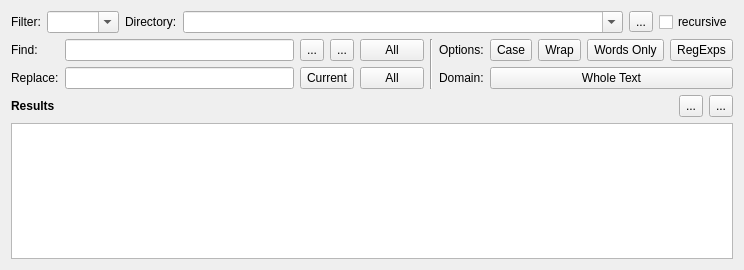
<?xml version="1.0" encoding="UTF-8"?>
<ui version="4.0">
 <class>Search</class>
 <widget class="QWidget" name="Search">
  <property name="geometry">
   <rect>
    <x>0</x>
    <y>0</y>
    <width>744</width>
    <height>270</height>
   </rect>
  </property>
  <property name="sizePolicy">
   <sizepolicy hsizetype="Preferred" vsizetype="Expanding">
    <horstretch>0</horstretch>
    <verstretch>0</verstretch>
   </sizepolicy>
  </property>
  <property name="minimumSize">
   <size>
    <width>0</width>
    <height>160</height>
   </size>
  </property>
  <property name="windowTitle">
   <string comment="windowtitle search replace">Search and Replace</string>
  </property>
  <layout class="QVBoxLayout" name="verticalLayout">
   <item>
    <layout class="QHBoxLayout" name="extensionLayout">
     <item>
      <widget class="QLabel" name="lbFilter">
       <property name="text">
        <string comment="label search file filter">Filter:</string>
       </property>
      </widget>
     </item>
     <item>
      <widget class="QComboBox" name="cbFilter">
       <property name="editable">
        <bool>true</bool>
       </property>
      </widget>
     </item>
     <item>
      <widget class="QLabel" name="lbDirectory">
       <property name="text">
        <string comment="label search directory">Directory:</string>
       </property>
      </widget>
     </item>
     <item>
      <widget class="QComboBox" name="cbDirectory">
       <property name="sizePolicy">
        <sizepolicy hsizetype="Expanding" vsizetype="Fixed">
         <horstretch>0</horstretch>
         <verstretch>0</verstretch>
        </sizepolicy>
       </property>
       <property name="editable">
        <bool>true</bool>
       </property>
      </widget>
     </item>
     <item>
      <widget class="QToolButton" name="tbDirectory">
       <property name="text">
        <string comment="button browse search directory">...</string>
       </property>
      </widget>
     </item>
     <item>
      <widget class="QCheckBox" name="cbRecursive">
       <property name="text">
        <string comment="checkbox recursive search">recursive</string>
       </property>
      </widget>
     </item>
    </layout>
   </item>
   <item>
    <layout class="QHBoxLayout" name="horizontalLayout">
     <item>
      <layout class="QGridLayout" name="gridLayout">
       <item row="0" column="0">
        <widget class="QLabel" name="label">
         <property name="minimumSize">
          <size>
           <width>0</width>
           <height>22</height>
          </size>
         </property>
         <property name="text">
          <string comment="label find">Find:</string>
         </property>
        </widget>
       </item>
       <item row="0" column="1">
        <widget class="ClearLineEdit" name="leFind">
         <property name="sizePolicy">
          <sizepolicy hsizetype="Expanding" vsizetype="Fixed">
           <horstretch>0</horstretch>
           <verstretch>0</verstretch>
          </sizepolicy>
         </property>
         <property name="minimumSize">
          <size>
           <width>0</width>
           <height>22</height>
          </size>
         </property>
        </widget>
       </item>
       <item row="0" column="2">
        <widget class="QToolButton" name="tbFindPrev">
         <property name="minimumSize">
          <size>
           <width>0</width>
           <height>22</height>
          </size>
         </property>
         <property name="toolTip">
          <string comment="toolTip button search back">Search back</string>
         </property>
         <property name="text">
          <string>...</string>
         </property>
         <property name="icon">
          <iconset resource="../ressources.qrc">
           <normaloff>:/images/backward.png</normaloff>:/images/backward.png</iconset>
         </property>
        </widget>
       </item>
       <item row="0" column="3">
        <widget class="QToolButton" name="tbFindNext">
         <property name="minimumSize">
          <size>
           <width>0</width>
           <height>22</height>
          </size>
         </property>
         <property name="toolTip">
          <string comment="toolTip button search forward">Search forward</string>
         </property>
         <property name="text">
          <string>...</string>
         </property>
         <property name="icon">
          <iconset resource="../ressources.qrc">
           <normaloff>:/images/forward.png</normaloff>:/images/forward.png</iconset>
         </property>
        </widget>
       </item>
       <item row="0" column="4">
        <widget class="QToolButton" name="tbSearchAll">
         <property name="sizePolicy">
          <sizepolicy hsizetype="Fixed" vsizetype="Preferred">
           <horstretch>0</horstretch>
           <verstretch>0</verstretch>
          </sizepolicy>
         </property>
         <property name="minimumSize">
          <size>
           <width>64</width>
           <height>22</height>
          </size>
         </property>
         <property name="toolTip">
          <string comment="toolTip button search all">Search all</string>
         </property>
         <property name="text">
          <string comment="button search back">All</string>
         </property>
        </widget>
       </item>
       <item row="1" column="0">
        <widget class="QLabel" name="label_2">
         <property name="minimumSize">
          <size>
           <width>0</width>
           <height>22</height>
          </size>
         </property>
         <property name="text">
          <string comment="label replace">Replace:</string>
         </property>
        </widget>
       </item>
       <item row="1" column="1">
        <widget class="ClearLineEdit" name="leReplace">
         <property name="sizePolicy">
          <sizepolicy hsizetype="Expanding" vsizetype="Fixed">
           <horstretch>0</horstretch>
           <verstretch>0</verstretch>
          </sizepolicy>
         </property>
         <property name="minimumSize">
          <size>
           <width>0</width>
           <height>22</height>
          </size>
         </property>
        </widget>
       </item>
       <item row="1" column="2" colspan="2">
        <widget class="QToolButton" name="tbReplace">
         <property name="sizePolicy">
          <sizepolicy hsizetype="Maximum" vsizetype="Preferred">
           <horstretch>0</horstretch>
           <verstretch>0</verstretch>
          </sizepolicy>
         </property>
         <property name="minimumSize">
          <size>
           <width>32</width>
           <height>22</height>
          </size>
         </property>
         <property name="toolTip">
          <string comment="toolTip button replace current selection">Replace current selection</string>
         </property>
         <property name="text">
          <string comment="button replace current selection">Current</string>
         </property>
        </widget>
       </item>
       <item row="1" column="4">
        <widget class="QToolButton" name="tbReplaceAll">
         <property name="sizePolicy">
          <sizepolicy hsizetype="Fixed" vsizetype="Preferred">
           <horstretch>0</horstretch>
           <verstretch>0</verstretch>
          </sizepolicy>
         </property>
         <property name="minimumSize">
          <size>
           <width>64</width>
           <height>22</height>
          </size>
         </property>
         <property name="maximumSize">
          <size>
           <width>16777215</width>
           <height>16777215</height>
          </size>
         </property>
         <property name="toolTip">
          <string comment="toolTip button replace all">Replace all</string>
         </property>
         <property name="text">
          <string comment="toolTip button replace all">All</string>
         </property>
        </widget>
       </item>
      </layout>
     </item>
     <item>
      <widget class="Line" name="line">
       <property name="orientation">
        <enum>Qt::Vertical</enum>
       </property>
      </widget>
     </item>
     <item>
      <layout class="QGridLayout" name="gridLayout_2">
       <item row="0" column="0">
        <widget class="QLabel" name="leOptions">
         <property name="sizePolicy">
          <sizepolicy hsizetype="Maximum" vsizetype="Preferred">
           <horstretch>0</horstretch>
           <verstretch>0</verstretch>
          </sizepolicy>
         </property>
         <property name="minimumSize">
          <size>
           <width>0</width>
           <height>22</height>
          </size>
         </property>
         <property name="text">
          <string comment="label options">Options:</string>
         </property>
        </widget>
       </item>
       <item row="0" column="1">
        <widget class="QToolButton" name="tbCase">
         <property name="sizePolicy">
          <sizepolicy hsizetype="Preferred" vsizetype="Maximum">
           <horstretch>0</horstretch>
           <verstretch>0</verstretch>
          </sizepolicy>
         </property>
         <property name="minimumSize">
          <size>
           <width>0</width>
           <height>22</height>
          </size>
         </property>
         <property name="toolTip">
          <string comment="tooltip button case sensitive search">Case sensitive search</string>
         </property>
         <property name="text">
          <string comment="button case sensitive search">Case</string>
         </property>
         <property name="checkable">
          <bool>true</bool>
         </property>
        </widget>
       </item>
       <item row="0" column="2">
        <widget class="QToolButton" name="tbWrap">
         <property name="sizePolicy">
          <sizepolicy hsizetype="Preferred" vsizetype="Maximum">
           <horstretch>0</horstretch>
           <verstretch>0</verstretch>
          </sizepolicy>
         </property>
         <property name="minimumSize">
          <size>
           <width>0</width>
           <height>22</height>
          </size>
         </property>
         <property name="toolTip">
          <string comment="tooltip button wrap search">Wrap search</string>
         </property>
         <property name="text">
          <string comment="button wrap search">Wrap</string>
         </property>
         <property name="checkable">
          <bool>true</bool>
         </property>
        </widget>
       </item>
       <item row="0" column="3">
        <widget class="QToolButton" name="tbWords">
         <property name="sizePolicy">
          <sizepolicy hsizetype="Preferred" vsizetype="Maximum">
           <horstretch>0</horstretch>
           <verstretch>0</verstretch>
          </sizepolicy>
         </property>
         <property name="minimumSize">
          <size>
           <width>0</width>
           <height>22</height>
          </size>
         </property>
         <property name="toolTip">
          <string comment="tooltip button search words only">Search for whole words only</string>
         </property>
         <property name="text">
          <string comment="button search words only">Words Only</string>
         </property>
         <property name="checkable">
          <bool>true</bool>
         </property>
        </widget>
       </item>
       <item row="0" column="4">
        <widget class="QToolButton" name="tbRegExp">
         <property name="sizePolicy">
          <sizepolicy hsizetype="Preferred" vsizetype="Maximum">
           <horstretch>0</horstretch>
           <verstretch>0</verstretch>
          </sizepolicy>
         </property>
         <property name="minimumSize">
          <size>
           <width>0</width>
           <height>22</height>
          </size>
         </property>
         <property name="toolTip">
          <string comment="tooltip button search regexps">Search with regular expressions</string>
         </property>
         <property name="text">
          <string comment="button search regexps">RegExps</string>
         </property>
         <property name="checkable">
          <bool>true</bool>
         </property>
        </widget>
       </item>
       <item row="1" column="0">
        <widget class="QLabel" name="label_4">
         <property name="sizePolicy">
          <sizepolicy hsizetype="Maximum" vsizetype="Maximum">
           <horstretch>0</horstretch>
           <verstretch>0</verstretch>
          </sizepolicy>
         </property>
         <property name="minimumSize">
          <size>
           <width>0</width>
           <height>22</height>
          </size>
         </property>
         <property name="text">
          <string comment="label search domain">Domain:</string>
         </property>
        </widget>
       </item>
       <item row="1" column="1" colspan="4">
        <widget class="QToolButton" name="tbDomain">
         <property name="sizePolicy">
          <sizepolicy hsizetype="Preferred" vsizetype="Maximum">
           <horstretch>0</horstretch>
           <verstretch>0</verstretch>
          </sizepolicy>
         </property>
         <property name="minimumSize">
          <size>
           <width>100</width>
           <height>22</height>
          </size>
         </property>
         <property name="toolTip">
          <string comment="tooltip button domain search">Scope of the search</string>
         </property>
         <property name="text">
          <string comment="button button domain search">Whole Text</string>
         </property>
         <property name="popupMode">
          <enum>QToolButton::InstantPopup</enum>
         </property>
         <property name="autoRaise">
          <bool>false</bool>
         </property>
        </widget>
       </item>
      </layout>
     </item>
    </layout>
   </item>
   <item>
    <layout class="QHBoxLayout" name="horizontalLayout_2">
     <item>
      <widget class="QLabel" name="resultLabel">
       <property name="sizePolicy">
        <sizepolicy hsizetype="Preferred" vsizetype="Maximum">
         <horstretch>0</horstretch>
         <verstretch>0</verstretch>
        </sizepolicy>
       </property>
       <property name="font">
        <font>
         <weight>75</weight>
         <bold>true</bold>
        </font>
       </property>
       <property name="frameShape">
        <enum>QFrame::NoFrame</enum>
       </property>
       <property name="text">
        <string comment="search results">Results</string>
       </property>
      </widget>
     </item>
     <item>
      <widget class="QToolButton" name="tbCollapseResult">
       <property name="minimumSize">
        <size>
         <width>0</width>
         <height>22</height>
        </size>
       </property>
       <property name="toolTip">
        <string comment="tooltip button fold/unfold search result">Fold/Unfold results</string>
       </property>
       <property name="text">
        <string>...</string>
       </property>
       <property name="icon">
        <iconset resource="../ressources.qrc">
         <normaloff>:/images/collapse.png</normaloff>:/images/collapse.png</iconset>
       </property>
      </widget>
     </item>
     <item>
      <widget class="QToolButton" name="tbClearResult">
       <property name="minimumSize">
        <size>
         <width>0</width>
         <height>22</height>
        </size>
       </property>
       <property name="toolTip">
        <string comment="tooltip button clear search result">Clear all results</string>
       </property>
       <property name="text">
        <string>...</string>
       </property>
       <property name="icon">
        <iconset resource="../ressources.qrc">
         <normaloff>:/images/trashcan_empty.png</normaloff>:/images/trashcan_empty.png</iconset>
       </property>
      </widget>
     </item>
    </layout>
   </item>
   <item>
    <widget class="QTreeWidget" name="twResults">
     <property name="alternatingRowColors">
      <bool>true</bool>
     </property>
     <property name="animated">
      <bool>true</bool>
     </property>
     <property name="headerHidden">
      <bool>true</bool>
     </property>
     <property name="columnCount">
      <number>2</number>
     </property>
     <column>
      <property name="text">
       <string notr="true">1</string>
      </property>
     </column>
     <column>
      <property name="text">
       <string notr="true">2</string>
      </property>
     </column>
    </widget>
   </item>
  </layout>
 </widget>
 <customwidgets>
  <customwidget>
   <class>ClearLineEdit</class>
   <extends>QLineEdit</extends>
   <header location="global">widget/ClearLineEdit.h</header>
  </customwidget>
 </customwidgets>
 <tabstops>
  <tabstop>leFind</tabstop>
  <tabstop>leReplace</tabstop>
  <tabstop>tbFindPrev</tabstop>
  <tabstop>tbFindNext</tabstop>
  <tabstop>tbReplace</tabstop>
  <tabstop>tbSearchAll</tabstop>
  <tabstop>tbReplaceAll</tabstop>
  <tabstop>tbCase</tabstop>
  <tabstop>tbWrap</tabstop>
  <tabstop>tbWords</tabstop>
  <tabstop>tbRegExp</tabstop>
  <tabstop>tbDomain</tabstop>
  <tabstop>cbFilter</tabstop>
  <tabstop>cbDirectory</tabstop>
  <tabstop>tbDirectory</tabstop>
  <tabstop>cbRecursive</tabstop>
  <tabstop>tbCollapseResult</tabstop>
  <tabstop>tbClearResult</tabstop>
  <tabstop>twResults</tabstop>
 </tabstops>
 <resources>
  <include location="../ressources.qrc"/>
 </resources>
 <connections>
  <connection>
   <sender>leFind</sender>
   <signal>returnPressed()</signal>
   <receiver>tbSearchAll</receiver>
   <slot>click()</slot>
   <hints>
    <hint type="sourcelabel">
     <x>150</x>
     <y>19</y>
    </hint>
    <hint type="destinationlabel">
     <x>284</x>
     <y>21</y>
    </hint>
   </hints>
  </connection>
  <connection>
   <sender>leReplace</sender>
   <signal>returnPressed()</signal>
   <receiver>tbReplaceAll</receiver>
   <slot>click()</slot>
   <hints>
    <hint type="sourcelabel">
     <x>166</x>
     <y>56</y>
    </hint>
    <hint type="destinationlabel">
     <x>295</x>
     <y>49</y>
    </hint>
   </hints>
  </connection>
  <connection>
   <sender>tbClearResult</sender>
   <signal>clicked()</signal>
   <receiver>twResults</receiver>
   <slot>clear()</slot>
   <hints>
    <hint type="sourcelabel">
     <x>722</x>
     <y>106</y>
    </hint>
    <hint type="destinationlabel">
     <x>371</x>
     <y>192</y>
    </hint>
   </hints>
  </connection>
 </connections>
</ui>
